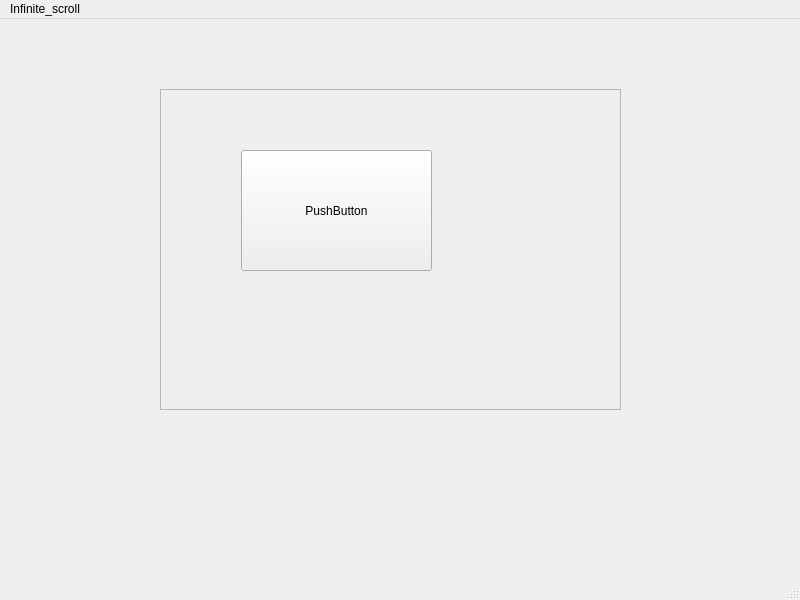
<?xml version="1.0" encoding="UTF-8"?>
<ui version="4.0">
 <class>Infinite_scroll</class>
 <widget class="QMainWindow" name="Infinite_scroll">
  <property name="geometry">
   <rect>
    <x>0</x>
    <y>0</y>
    <width>800</width>
    <height>600</height>
   </rect>
  </property>
  <property name="windowTitle">
   <string>MainWindow</string>
  </property>
  <widget class="QWidget" name="centralwidget">
   <widget class="QScrollArea" name="scrollArea">
    <property name="geometry">
     <rect>
      <x>160</x>
      <y>70</y>
      <width>461</width>
      <height>321</height>
     </rect>
    </property>
    <property name="widgetResizable">
     <bool>true</bool>
    </property>
    <widget class="QWidget" name="scrollAreaWidgetContents">
     <property name="geometry">
      <rect>
       <x>0</x>
       <y>0</y>
       <width>459</width>
       <height>319</height>
      </rect>
     </property>
     <widget class="QPushButton" name="pushButton">
      <property name="geometry">
       <rect>
        <x>80</x>
        <y>60</y>
        <width>191</width>
        <height>121</height>
       </rect>
      </property>
      <property name="text">
       <string>PushButton</string>
      </property>
     </widget>
    </widget>
   </widget>
  </widget>
  <widget class="QMenuBar" name="menubar">
   <property name="geometry">
    <rect>
     <x>0</x>
     <y>0</y>
     <width>800</width>
     <height>21</height>
    </rect>
   </property>
   <widget class="QMenu" name="menuInfinite_scroll">
    <property name="title">
     <string>Infinite_scroll</string>
    </property>
   </widget>
   <addaction name="menuInfinite_scroll"/>
  </widget>
  <widget class="QStatusBar" name="statusbar"/>
 </widget>
 <resources/>
 <connections/>
</ui>
